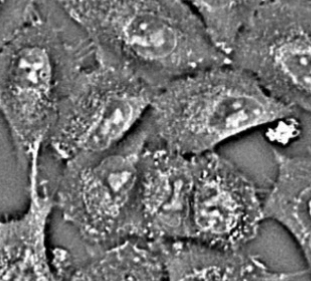
#> input picture examples/gradio/a549.png, 311 x 281 px
$ python -i feature.py   (imports and definitions only)   (older library calls are emulated)
#> lines starting #> are read from the running program, lines starting #| are printed output that depends on the picture
from typing import TypedDict

import mahotas as mh
import numpy as np
import pandas as pd
import scipy.stats
from numpy import fft
from numpy.typing import ArrayLike
from scipy.ndimage import distance_transform_edt
from scipy.stats import linregress
from skimage.exposure import rescale_intensity
from skimage.feature import graycomatrix, graycoprops
from skimage.filters import gaussian, threshold_otsu
from skimage.measure import regionprops


class IntensityFeatures(TypedDict):
    """Intensity-based features extracted from a single cell."""

    mean_intensity: float
    std_dev: float
    min_intensity: float
    max_intensity: float
    kurtosis: float
    skewness: float
    spectral_entropy: float
    iqr: float
    weighted_intensity_gradient: float


class TextureFeatures(TypedDict):
    """Texture-based features extracted from a single cell."""

    spectral_entropy: float
    contrast: float
    entropy: float
    homogeneity: float
    dissimilarity: float
    texture: float


class MorphologyFeatures(TypedDict):
    """Morphological features extracted from a single cell."""

    area: float
    perimeter: float
    perimeter_area_ratio: float
    eccentricity: float
    intensity_localization: float
    masked_intensity: float
    masked_area: float


class SymmetryDescriptor(TypedDict):
    """Symmetry-based features extracted from a single cell."""

    zernike_std: float
    zernike_mean: float
    radial_intensity_gradient: float


class TrackFeatures(TypedDict):
    """Velocity-based features extracted from a single track."""

    instantaneous_velocity: list[float]
    mean_velocity: float
    max_velocity: float
    min_velocity: float
    std_velocity: float


class DisplacementFeatures(TypedDict):
    """Displacement-based features extracted from a single track."""

    total_distance: float
    net_displacement: float
    directional_persistence: float


class AngularFeatures(TypedDict):
    """Angular features extracted from a single track."""

    mean_angular_velocity: float
    max_angular_velocity: float
    std_angular_velocity: float


class CellFeatures:
    """Class for computing various features from a single cell image patch.

    This class provides methods to compute intensity, texture, morphological,
    and symmetry features from a cell image and its segmentation mask.

    Parameters
    ----------
    image : ArrayLike
        Input image array of the cell.
    segmentation_mask : ArrayLike, optional
        Binary mask of the cell segmentation, by default None.

    Attributes
    ----------
    image : ArrayLike
        Input image array.
    segmentation_mask : ArrayLike
        Binary segmentation mask.
    intensity_features : IntensityFeatures
        Computed intensity features.
    texture_features : TextureFeatures
        Computed texture features.
    morphology_features : MorphologyFeatures
        Computed morphological features.
    symmetry_descriptor : SymmetryDescriptor
        Computed symmetry features.
    """

    def __init__(self, image: ArrayLike, segmentation_mask: ArrayLike | None = None):
        self.image = image
        self.segmentation_mask = segmentation_mask
        self.image_normalized = rescale_intensity(self.image, out_range=(0, 1))

        # Initialize feature containers
        self.intensity_features = None
        self.texture_features = None
        self.morphology_features = None
        self.symmetry_descriptor = None

        self._eps = 1e-10

    def _compute_kurtosis(self):
        """Compute the kurtosis of the image.

        Returns
        -------
        kurtosis: float
            Kurtosis of the image intensity distribution (scale-invariant).
            Returns nan for constant arrays.
        """
        if np.std(self.image) == 0:
            return np.nan
        return scipy.stats.kurtosis(self.image, fisher=True, axis=None)

    def _compute_skewness(self):
        """Compute the skewness of the image.

        Returns
        -------
        skewness: float
            Skewness of the image intensity distribution (scale-invariant).
            Returns nan for constant arrays.
        """
        if np.std(self.image) == 0:
            return np.nan
        return scipy.stats.skew(self.image, axis=None)

    def _compute_glcm_features(self):
        """Compute GLCM-based texture features from the image.

        Converts normalized image to uint8 for GLCM computation.
        """
        # Convert 0-1 normalized image to uint8 (0-255)
        image_uint8 = (self.image_normalized * 255).astype(np.uint8)

        glcm = graycomatrix(image_uint8, [1], [45], symmetric=True, normed=True)

        contrast = graycoprops(glcm, "contrast")[0, 0]
        dissimilarity = graycoprops(glcm, "dissimilarity")[0, 0]
        homogeneity = graycoprops(glcm, "homogeneity")[0, 0]

        return contrast, dissimilarity, homogeneity

    def _compute_iqr(self):
        """Compute the interquartile range of pixel intensities.

        The IQR is observed to increase when a cell is infected,
        providing a measure of intensity distribution spread.

        Returns
        -------
        iqr: float
            Interquartile range of pixel intensities.
        """
        iqr = np.percentile(self.image, 75) - np.percentile(self.image, 25)

        return iqr

    def _compute_weighted_intensity_gradient(self):
        """Compute the weighted radial intensity gradient profile.

        Calculates the slope of the azimuthally averaged radial gradient
        profile, weighted by intensity. This provides information about
        how intensity changes with distance from the cell center.

        Returns
        -------
        slope: float
            Slope of the weighted radial intensity gradient profile.
        """
        # Get image dimensions
        h, w = self.image.shape
        center_y, center_x = h // 2, w // 2

        # Create meshgrid of coordinates
        y, x = np.ogrid[:h, :w]

        # Calculate radial distances from center
        r = np.sqrt((x - center_x) ** 2 + (y - center_y) ** 2)

        # Calculate gradients in x and y directions
        gy, gx = np.gradient(self.image)

        # Calculate magnitude of gradient
        gradient_magnitude = np.sqrt(gx**2 + gy**2)

        # Weight gradient by intensity
        weighted_gradient = gradient_magnitude * self.image

        # Calculate maximum radius (to edge of image)
        max_radius = int(min(h // 2, w // 2))

        # Initialize arrays for radial profile
        radial_profile = np.zeros(max_radius)
        counts = np.zeros(max_radius)

        # Bin pixels by radius
        for i in range(h):
            for j in range(w):
                radius = int(r[i, j])
                if radius < max_radius:
                    radial_profile[radius] += weighted_gradient[i, j]
                    counts[radius] += 1

        # Average by counts (avoiding division by zero)
        valid_mask = counts > 0
        radial_profile[valid_mask] /= counts[valid_mask]

        # Calculate slope using linear regression
        x = np.arange(max_radius)[valid_mask]
        y = radial_profile[valid_mask]
        slope = np.polyfit(x, y, 1)[0]

        return slope

    def _compute_spectral_entropy(self):
        """Compute the spectral entropy of the image.

        Spectral entropy measures the complexity of the image's frequency
        components. High frequency components are observed to increase in
        phase and reduce in sensor when a cell is infected.

        Returns
        -------
        entropy: float
            Spectral entropy of the image.
        """
        # Compute the 2D Fourier Transform
        f_transform = fft.fft2(self.image)

        # Compute the power spectrum
        power_spectrum = np.abs(f_transform) ** 2

        # Compute the probability distribution
        power_spectrum += 1e-10  # Avoid log(0) issues
        prob_distribution = power_spectrum / np.sum(power_spectrum)

        # Compute the spectral entropy
        entropy = -np.sum(prob_distribution * np.log(prob_distribution))

        return entropy

    def _compute_texture_features(self):
        """Compute Haralick texture features from the image.

        Converts normalized image to uint8 for Haralick computation.
        """
        # Convert 0-1 normalized image to uint8 (0-255)
        image_uint8 = (self.image_normalized * 255).astype(np.uint8)
        texture_features = mh.features.haralick(image_uint8)
        return np.mean(np.ptp(texture_features, axis=0))

    # [168 lines left out: functions _compute_perimeter_area_ratio, _compute_nucleus_eccentricity, _compute_Eucledian_distance_transform, _compute_intensity_localization, _compute_area, _compute_zernike_moments and 1 more, not called in this run]

    def compute_intensity_features(self):
        """Compute intensity features.

        This function computes various intensity-based features from the input image.
        It calculates the mean, standard deviation, minimum, maximum, kurtosis,
        skewness, spectral entropy, interquartile range, and weighted intensity gradient.

        Returns
        -------
        IntensityFeatures
            Dictionary containing all computed intensity features.
        """
        self.intensity_features = IntensityFeatures(
            mean_intensity=float(np.mean(self.image)),
            std_dev=float(np.std(self.image)),
            min_intensity=float(np.min(self.image)),
            max_intensity=float(np.max(self.image)),
            kurtosis=self._compute_kurtosis(),
            skewness=self._compute_skewness(),
            spectral_entropy=self._compute_spectral_entropy(),
            iqr=self._compute_iqr(),
            weighted_intensity_gradient=self._compute_weighted_intensity_gradient(),
        )

    def compute_texture_features(self):
        """Compute texture features.

        This function computes texture features from the input image.
        It calculates the spectral entropy, contrast, entropy, homogeneity,
        dissimilarity, and texture features.

        Returns
        -------
        TextureFeatures
            Dictionary containing all computed texture features.
        """
        contrast, dissimilarity, homogeneity = self._compute_glcm_features()
        self.texture_features = TextureFeatures(
            spectral_entropy=self._compute_spectral_entropy(),
            contrast=contrast,
            entropy=self._compute_spectral_entropy(),  # Note: This could be redundant
            homogeneity=homogeneity,
            dissimilarity=dissimilarity,
            texture=self._compute_texture_features(),
        )

    # [51 lines left out: functions compute_morphology_features, compute_symmetry_descriptor, not called in this run]

    def compute_all_features(self) -> pd.DataFrame:
        """Compute all features.

        This function computes all features from the input image.
        It calculates the intensity, texture, symmetry descriptor,
        and morphology features.

        Returns
        -------
        pd.DataFrame
            DataFrame containing all computed features.
        """
        # Compute intensity features
        self.compute_intensity_features()

        # Compute texture features
        self.compute_texture_features()

        # Compute symmetry descriptor
        self.compute_symmetry_descriptor()

        if self.segmentation_mask is not None:
            self.compute_morphology_features()

        return self.to_df()

    # [33 lines left out: function to_df, not called in this run]


class DynamicFeatures:
    """Compute dynamic features from cell tracking data.

    This class provides methods to compute various dynamic features from cell
    tracking data, including velocity, displacement, and angular features.
    These features are useful for analyzing cell movement patterns and behavior.

    Parameters
    ----------
    tracking_df : pandas.DataFrame
        DataFrame containing cell tracking data with track_id, t, x, y columns

    Attributes
    ----------
    tracking_df : pandas.DataFrame
        The input tracking dataframe containing cell position data over time
    track_features : TrackFeatures or None
        Computed velocity-based features including mean, max, min velocities
        and their standard deviation
    displacement_features : DisplacementFeatures or None
        Computed displacement features including total distance traveled,
        net displacement, and directional persistence
    angular_features : AngularFeatures or None
        Computed angular features including mean, max, and standard deviation
        of angular velocities

    Raises
    ------
    ValueError
        If the tracking dataframe is missing any of the required columns
        (track_id, t, x, y)
    """

    # [228 lines left out: functions __init__, _compute_instantaneous_velocity, _compute_displacement, _compute_angular_velocity, compute_all_features, to_df, not called in this run]

>>> import cv2
>>> picture = cv2.imread('../../../examples/gradio/a549.png', cv2.IMREAD_GRAYSCALE)
#> picture: shape (281, 311); min 0, max 255, mean 114.7
>>> result = CellFeatures(picture).compute_all_features()
#> in _compute_spectral_entropy, `power_spectrum = np.abs(f_transform) ** 2`:
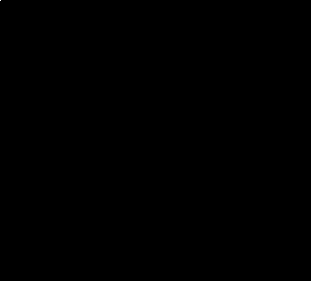
#> power_spectrum: shape (281, 311) float64; min 4.45, max 1.01e+14, mean 1.31e+09; drawn with min black and max white
#> in _compute_spectral_entropy, `entropy = -np.sum(prob_distribution * np.log(prob_distribution))`: entropy = 1.39
#> in _compute_iqr, `iqr = np.percentile(self.image, 75) - np.percentile(self.image, 25)`: iqr = 44
#> in _compute_weighted_intensity_gradient, `h, w = self.image.shape`: h = 281; w = 311
#> in _compute_weighted_intensity_gradient, `center_y, center_x = h // 2, w // 2`: center_y = 140; center_x = 155
#> in _compute_weighted_intensity_gradient, `y, x = np.ogrid[:h, :w]`: y = 281 values from 0 to 280
#> in _compute_weighted_intensity_gradient, `r = np.sqrt((x - center_x) ** 2 + (y - center_y) ** 2)`:
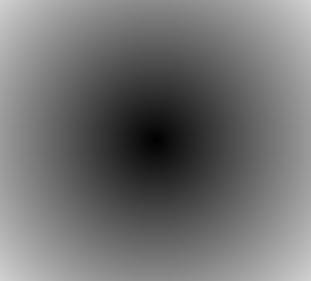
#> r: shape (281, 311) float64; min 0, max 208.9, mean 113.3
#> in _compute_weighted_intensity_gradient, `gy, gx = np.gradient(self.image)`:
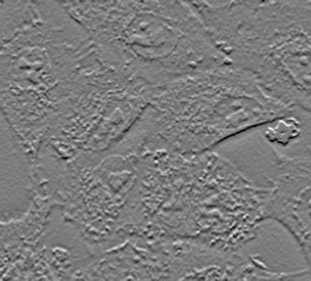
#> gy: shape (281, 311) float64; min -103.5, max 109, mean 0; drawn with min black and max white
#> in _compute_weighted_intensity_gradient, `gy, gx = np.gradient(self.image)`:
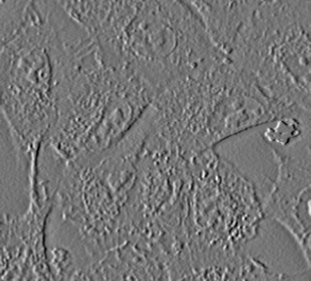
#> gx: shape (281, 311) float64; min -97, max 113.5, mean 0; drawn with min black and max white
#> in _compute_weighted_intensity_gradient, `gradient_magnitude = np.sqrt(gx**2 + gy**2)`:
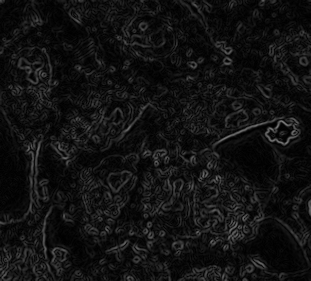
#> gradient_magnitude: shape (281, 311) float64; min 0, max 124.5, mean 18
#> in _compute_weighted_intensity_gradient, `weighted_gradient = gradient_magnitude * self.image`:
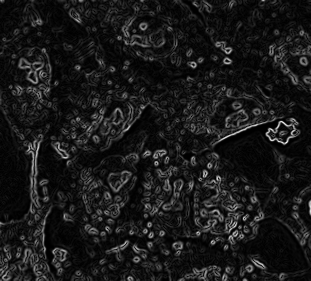
#> weighted_gradient: shape (281, 311) float64; min 0, max 22054.2, mean 2199.6; drawn with min black and max white
#> in _compute_weighted_intensity_gradient, `max_radius = int(min(h // 2, w // 2))`: max_radius = 140
#> after the loop in _compute_weighted_intensity_gradient, `for i in range(h):`: counts = 140 values, max 880 at index 135, min 1 at index 0, mean 439.4; radial_profile = 140 values, max 1918451.4 at index 127, min 401.1 at index 0, mean 1008451.7
#> in _compute_weighted_intensity_gradient, `x = np.arange(max_radius)[valid_mask]`: x = 140 values from 0 to 139
#> in _compute_weighted_intensity_gradient, `y = radial_profile[valid_mask]`: y = 140 values, max 3180.4 at index 15, min 401.1 at index 0, mean 2256.1
#> in _compute_weighted_intensity_gradient, `slope = np.polyfit(x, y, 1)[0]`: slope = 1.67
#> in compute_intensity_features, `self.intensity_features = IntensityFeatures( mean_intensity=float(np.m..`: self.intensity_features = 9 items
#> in _compute_glcm_features, `contrast = graycoprops(glcm, "contrast")[0, 0]`: contrast = 645.3
#> in _compute_glcm_features, `dissimilarity = graycoprops(glcm, "dissimilarity")[0, 0]`: dissimilarity = 17.57
#> in _compute_glcm_features, `homogeneity = graycoprops(glcm, "homogeneity")[0, 0]`: homogeneity = 0.0772
#> in compute_texture_features, `contrast, dissimilarity, homogeneity = self._compute_glcm_features()`: contrast = 645.3; dissimilarity = 17.57; homogeneity = 0.0772
#> (the run stopped early here; a loop or call above may not have finished)

$ run again, on examples/gradio/hek.png
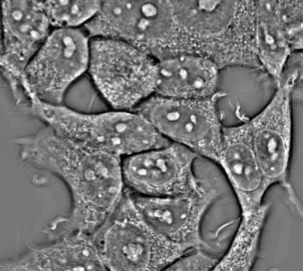
#> input picture examples/gradio/hek.png, 303 x 271 px
#> entropy = 1.08
#> iqr = 35
#> h = 271; w = 303
#> center_y = 135; center_x = 151
#> in _compute_weighted_intensity_gradient, `y, x = np.ogrid[:h, :w]`: y = 271 values from 0 to 270
#> in _compute_weighted_intensity_gradient, `gy, gx = np.gradient(self.image)`:
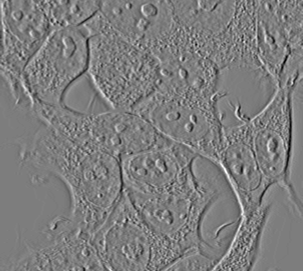
#> gx: shape (271, 303) float64; min -100.5, max 103.5, mean 0; drawn with min black and max white
#> in _compute_weighted_intensity_gradient, `weighted_gradient = gradient_magnitude * self.image`:
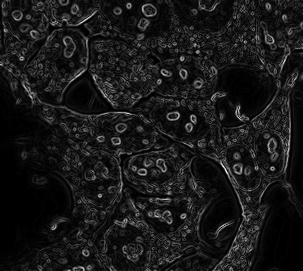
#> weighted_gradient: shape (271, 303) float64; min 0, max 21477.1, mean 2088.3; drawn with min black and max white
#> max_radius = 135
#> after the loop in _compute_weighted_intensity_gradient, `for i in range(h):`: counts = 135 values, max 864 at index 132, min 1 at index 0, mean 423.7; radial_profile = 135 values, max 2016287.6 at index 133, min 1864.3 at index 0, mean 949670
#> x = 135 values from 0 to 134
#> in _compute_weighted_intensity_gradient, `y = radial_profile[valid_mask]`: y = 135 values, max 3298.2 at index 35, min 1648.8 at index 21, mean 2323.1
#> slope = -3.62
#> self.intensity_features = 9 items
#> in _compute_glcm_features, `contrast = graycoprops(glcm, "contrast")[0, 0]`: contrast = 637.1
#> in _compute_glcm_features, `dissimilarity = graycoprops(glcm, "dissimilarity")[0, 0]`: dissimilarity = 17.08
#> in _compute_glcm_features, `homogeneity = graycoprops(glcm, "homogeneity")[0, 0]`: homogeneity = 0.145
#> in compute_texture_features, `contrast, dissimilarity, homogeneity = self._compute_glcm_features()`: contrast = 637.1; dissimilarity = 17.08; homogeneity = 0.145
